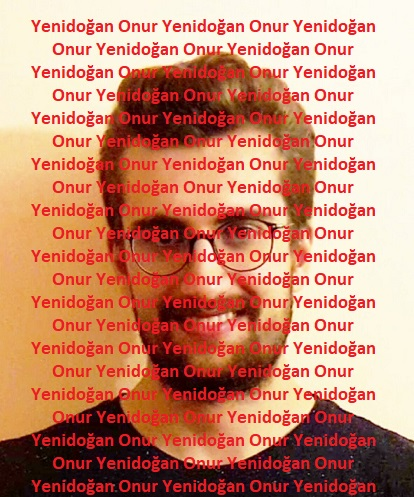
#> input picture Vize Öncesi Ödev 24 Kasım/yaziliOnur.jpg, 414 x 497 px
$ jupyter execute '4.Üzerinde metin olan resmin yazılarını netleştirme .ipynb'
#> lines starting #> are read from the running program, lines starting #| are printed output that depends on the picture
[cell 1]
import cv2
import numpy as np

img = cv2.imread('yaziliOnur.jpg',0)
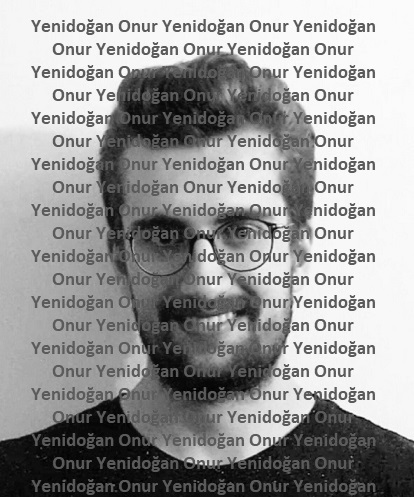
#> img: shape (497, 414); min 0, max 255, mean 153.5
sharpening = np.array([[-1,-1,-1],
                              [-1,9,-1],
                              [-1,-1,-1]])

res = cv2.filter2D(img, -1, sharpening)
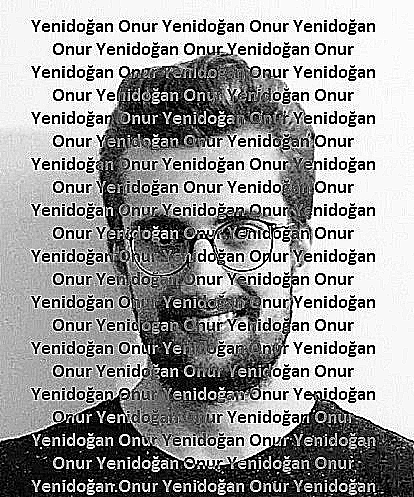
#> res: shape (497, 414); min 0, max 255, mean 153.8
cv2.imshow("Original - sharpening filter", np.hstack((img, res)))
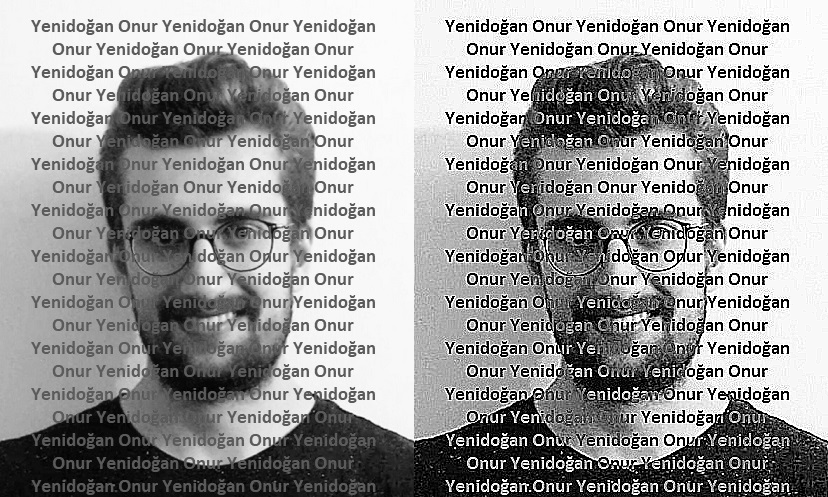
#> window 'Original - sharpening filter': shape (497, 828); min 0, max 255, mean 153.7
cv2.waitKey(0)
cv2.destroyAllWindows()

$ run again, with Vize Öncesi Ödev 24 Kasım/Onur.jpg copied over Vize Öncesi Ödev 24 Kasım/yaziliOnur.jpg
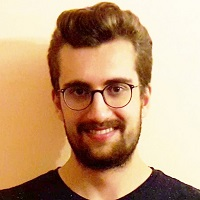
#> input picture Vize Öncesi Ödev 24 Kasım/Onur.jpg, 200 x 200 px
#> `res = cv2.filter2D(img, -1, sharpening)`:
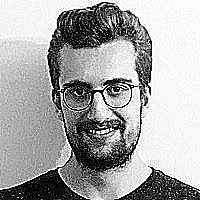
#> res: shape (200, 200); min 0, max 255, mean 167.2
#> `cv2.imshow("Original - sharpening filter", np.hstack((img, res)))`:
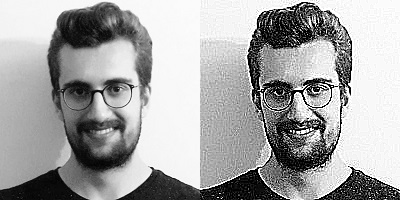
#> window 'Original - sharpening filter': shape (200, 400); min 0, max 255, mean 166.1
